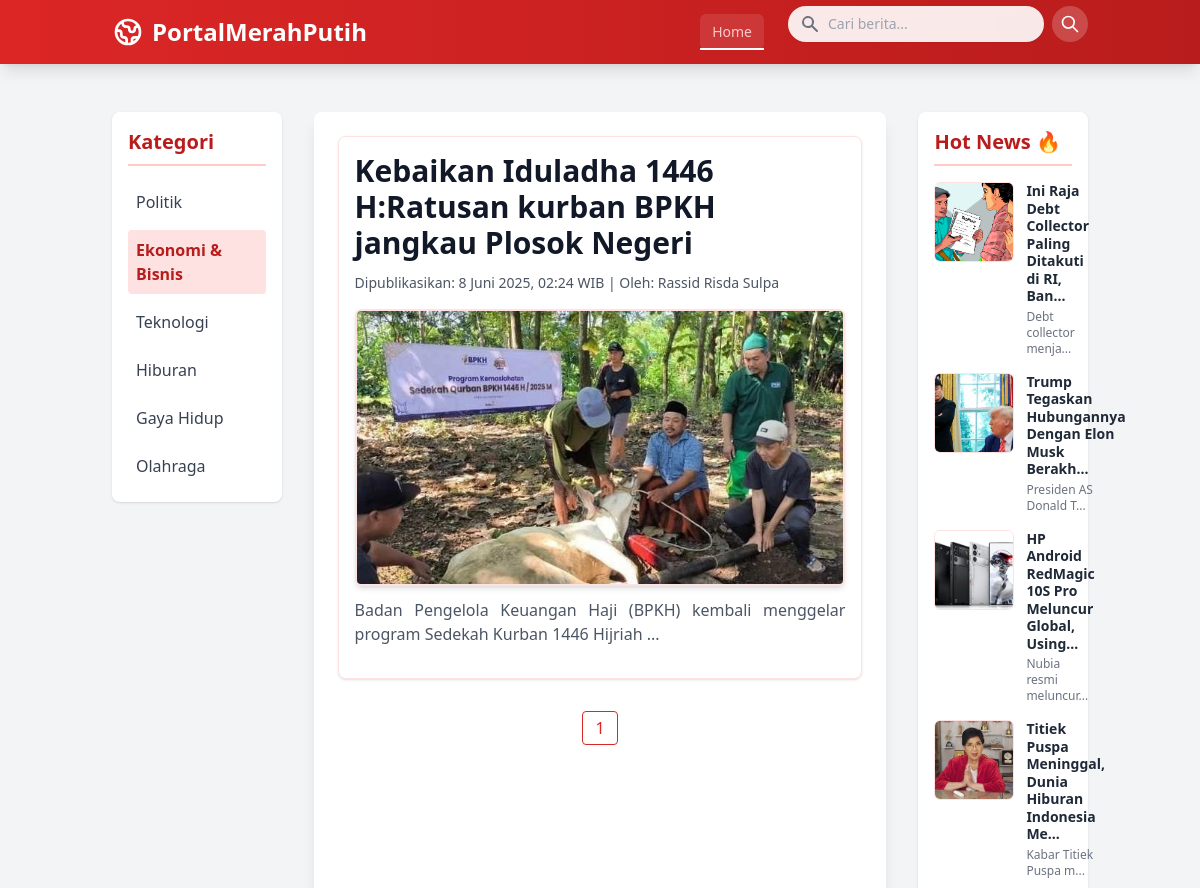
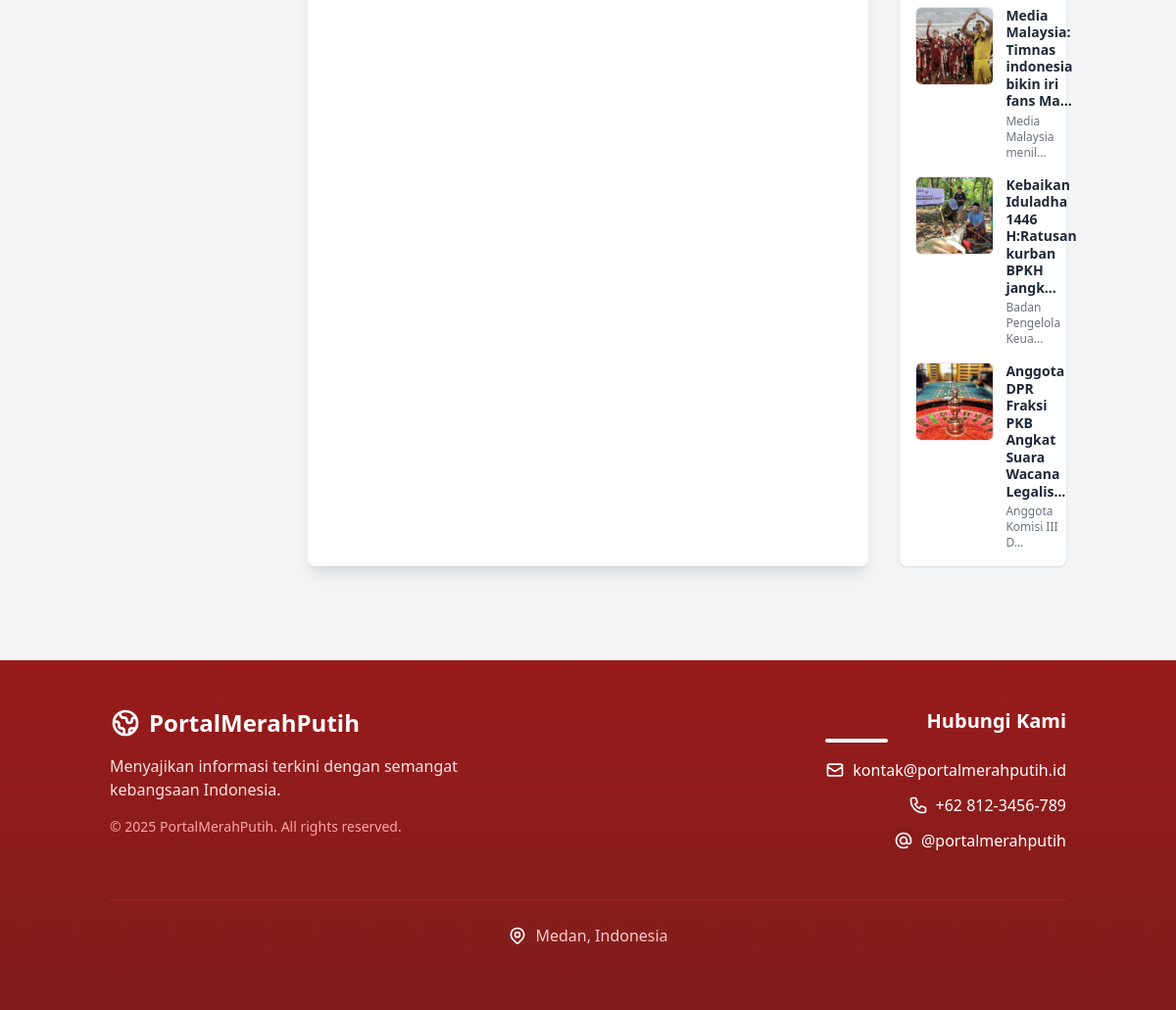
Screenshot of /?page=home&kategori=ekonomi with the database file from the repository (2 pictures, top to bottom).
### tables this page shows
CREATE TABLE `berita` (
  `id` int NOT NULL,
  `judul` varchar(100) NOT NULL,
  `description` text NOT NULL,
  `kategori` varchar(100) NOT NULL,
  `image` varchar(200) NOT NULL,
  `slug` text,
  `author` varchar(250) DEFAULT NULL,
  `created_at` datetime NOT NULL DEFAULT CURRENT_TIMESTAMP,
  `updated_at` datetime DEFAULT NULL
);

### controllers/BeritaControllers.php (called while the page is built, shortened)
<?php
if (!class_exists('BeritaControllers')) {
    class BeritaControllers {
        private $connect;
        public function __construct($dbConnection) {
            $this->connect = $dbConnection;
        }
        public function getBerita() {
            $stmt = $this->connect->prepare("SELECT id, judul, description, slug, author, image, kategori, created_at FROM berita ORDER BY created_at DESC");
            $stmt->execute();
            $result = $stmt->get_result();
            $berita = [];
            while ($row = $result->fetch_assoc()) {
                $berita[] = $row;
            }
            return $berita;
        }
        public function getBeritaOld($limit, $offset) {
            $stmt = $this->connect->prepare("SELECT id, judul, description, slug, author, image, kategori, created_at FROM berita ORDER BY created_at ASC LIMIT ? OFFSET ?");
            $stmt->bind_param("ii", $limit, $offset);
            $stmt->execute();
            $result = $stmt->get_result();
            $berita = [];
            while ($row = $result->fetch_assoc()) {
                $berita[] = $row;
            }
            return $berita;
        }
        public function getBeritaByKategori($kategori, $limit, $offset) {
            $stmt = $this->connect->prepare("SELECT id, judul, description, slug, author, image, kategori, created_at
                                            FROM berita WHERE kategori = ? ORDER BY created_at DESC LIMIT ? OFFSET ?");
            $stmt->bind_param("sii", $kategori, $limit, $offset);
            $stmt->execute();
            $result = $stmt->get_result();
            $berita = [];
            while ($row = $result->fetch_assoc()) {
                $berita[] = $row;
            }
            return $berita;
        }
        public function countBeritaByKategori($kategori) {
            $stmt = $this->connect->prepare("SELECT COUNT(*) as total FROM berita WHERE kategori = ?");
            $stmt->bind_param("s", $kategori);
            $stmt->execute();
            $result = $stmt->get_result();
            $row = $result->fetch_assoc();
            return (int)$row['total'];
        }
    }
}
?>

### bagian/template/hotnews.php (the view, shortened to what this page needs)
<?php
include_once './controllers/BeritaControllers.php';
$beritaController = new BeritaControllers($connect);
$perPage = 7;
$page = isset($_GET['page']) ? (int)$_GET['page'] : 1;
$page = max($page, 1);
$hotNews = $beritaController->getBerita();
$offset = ($page - 1) * $perPage;
$hotNews = array_slice($hotNews, $offset, $perPage);
function truncateText($text, $maxLength) {
    return substr($text, 0, $maxLength) . '...';
}
?>
<aside class="lg:col-span-1 animate-fadeIn" style="animation-delay: 0.4s;">
    <div class="bg-white p-4 rounded-lg shadow">
        <h2 class="text-xl font-semibold text-red-700 mb-4 border-b-2 border-red-200 pb-2">Hot News 🔥</h2>
        <div id="hot-news-list" class="space-y-4">
            <?php foreach ($hotNews as $item): ?>
                <div class="hot-news-item flex items-start space-x-3 group">
                    <img src="./upload/<?= htmlspecialchars($item['image']) ?>" alt="Thumbnail" class="w-20 h-20 object-cover rounded-md border border-red-100 group-hover:opacity-80">
                    <div>
                        <a href="slug=<?= urlencode($item['slug']) ?>" class="hot-news-title text-sm font-semibold text-gray-800 hover:text-red-600 leading-tight block">
                            <?= htmlspecialchars(truncateText($item['judul'], 50)) ?>
                        </a>
                        <p class="text-xs text-gray-500 mt-1">
                            <?= htmlspecialchars(truncateText($item['description'], 20)) ?>
                        </p>
                    </div>
                </div>
            <?php endforeach; ?>
        </div>
    </div>
</aside>

### pilihan/home.php (shortened to what this page needs)
<?php
include_once './controllers/BeritaControllers.php';
$beritaController = new BeritaControllers($connect);
$totalHotNews = $beritaController->countBerita();
$totalPages = ceil($totalHotNews / 4);
$halaman = isset($_GET['halaman']) && is_numeric($_GET['halaman']) ? (int)$_GET['halaman'] : 1;
$halaman = max($halaman, 1);
$offset = ($halaman - 1) * 4;
$beritaaaa = $beritaController->getBeritaOld(4, $offset);
function formatTimeTag($datetime) {
            $bulanIndo = [
                1 => 'Januari', 'Februari', 'Maret', 'April', 'Mei', 'Juni',
                'Juli', 'Agustus', 'September', 'Oktober', 'November', 'Desember'
            ];
            $timestamp = strtotime($datetime);
            $hari = date('j', $timestamp);
            $bulan = $bulanIndo[(int)date('n', $timestamp)];
            $tahun = date('Y', $timestamp);
            $jamMenit = date('H:i', $timestamp);
            $isoDatetime = date('Y-m-d\TH:i:s', $timestamp);
            $displayText = "{$hari} {$bulan} {$tahun}, {$jamMenit} WIB";
            return "<span>Dipublikasikan: <time datetime=\"{$isoDatetime}\">{$displayText}</time></span>";
        }
if (isset($_GET['query']) && !empty($_GET['query'])) {
    $query = $_GET['query'];
    $beritaaaa = $beritaController->searchBeritaBySlug($query, 4, $offset);
    $totalHotNews = $beritaController->countBeritaBySlug($query);
    $totalPages = ceil($totalHotNews / 4);
} else {
    $beritaaaa = $beritaController->getBeritaOld(4, $offset);
}
if (isset($_GET['kategori']) && !empty($_GET['kategori'])) {
    $kategori = $_GET['kategori'];
    $beritaaaa = $beritaController->getBeritaByKategori($kategori, 4, $offset);
    $totalHotNews = $beritaController->countBeritaByKategori($kategori);
    $totalPages = ceil($totalHotNews / 4);
} elseif (isset($_GET['query']) && !empty($_GET['query'])) {
    $query = $_GET['query'];
    $beritaaaa = $beritaController->searchBeritaBySlug($query, 4, $offset);
    $totalHotNews = $beritaController->countBeritaBySlug($query);
    $totalPages = ceil($totalHotNews / 4);
} else {
    $beritaaaa = $beritaController->getBeritaOld(4, $offset);
    $totalHotNews = $beritaController->countBerita();
    $totalPages = ceil($totalHotNews / 4);
}
?>
<!DOCTYPE html>
<html lang="id">
<head>
    <script src="https://cdn.tailwindcss.com"></script>
</head>
<body class="bg-gray-100 font-sans">
    <div class="container mx-auto px-4 sm:px-6 py-8">
        <div class="grid grid-cols-1 lg:grid-cols-5 gap-8">
            <?php include 'bagian/template/kategori.php';?>
            <main class="lg:col-span-3 bg-white p-6 rounded-lg shadow-lg animate-fadeIn space-y-8">
                <?php foreach ($beritaaaa as $item): ?>
                    <article id="main-article-container" class="border border-red-100 rounded-lg p-4 shadow hover:shadow-lg transition duration-300">
                        <h1 id="main-article-title" class="text-2xl md:text-3xl font-bold text-gray-900 mb-3">
                            <?= htmlspecialchars($item['judul']) ?>
                        </h1>
                        <div id="main-article-meta" class="text-sm text-gray-600 mb-4">
                            <?= formatTimeTag($item['created_at']) ?> |
                            <span>Oleh: <?= htmlspecialchars($item['author']) ?></span>
                        </div>
                        <figure id="main-article-figure" class="mb-4">
                            <img src="./upload/<?= htmlspecialchars($item['image']) ?>" alt="Detail" class="w-full h-auto rounded-md shadow-md border-2 border-red-100 mb-3">
                            <?php
                            $deskripsiFull = strip_tags($item['description']);
                            $deskripsiPreview = $deskripsiFull;
                            ?>
                            <figcaption class="text-justify text-sm md:text-base text-gray-600 leading-relaxed mb-2">
                                <span class="deskripsi-preview">
                                    <?= nl2br(htmlspecialchars($deskripsiPreview)) ?>
                                </span>
                            </figcaption>
                        </figure>
                    </article>
                <?php endforeach; ?>
                <div class="flex justify-center mt-8 space-x-2">
                    <?php for ($i = 1; $i <= $totalPages; $i++): ?>
                        <a href="?page=home&halaman=<?= $i ?>"
                        class="px-3 py-1 border <?= $i == $page ? 'bg-red-600 text-white' : 'bg-white text-red-600 border-red-600' ?> rounded hover:bg-red-700 hover:text-white transition">
                            <?= $i ?>
                        </a>
                    <?php endfor; ?>
                </div>
            </main>
                <?php include 'bagian/template/hotnews.php';?>
        </div>
    </div>
  <?php include 'bagian/template/footer.php';?>
</body>
</html>

### pilihan/home.php (style rules this page uses)
.animate-fadeIn { animation: fadeIn 0.5s ease-out forwards; }

### rows the page displays
berita: judul "Kebaikan Iduladha 1446 H:Ratusan kurban BPKH jangkau Plosok Negeri", created_at "8 Juni 2025, 02:24 WIB", author "Rassid Risda Sulpa", image (picture), description "Badan Pengelola Keuangan Haji (BPKH) kembali menggelar program Sedekah Kurban 1446 Hijriah ...", judul "Kebaikan Iduladha 1446 H:Ratusan kurban BPKH jangk...", description "Badan Pengelola Keua..."
berita: image (picture), judul "Ini Raja Debt Collector Paling Ditakuti di RI, Ban...", description "Debt collector menja..."
berita: image (picture), judul "Trump Tegaskan Hubungannya Dengan Elon Musk Berakh...", description "Presiden AS Donald T..."
berita: image (picture), judul "HP Android RedMagic 10S Pro Meluncur Global, Using...", description "Nubia resmi meluncur..."
berita: image (picture), judul "Titiek Puspa Meninggal, Dunia Hiburan Indonesia Me...", description "Kabar Titiek Puspa m..."
berita: image (picture), judul "Media Malaysia: Timnas indonesia bikin iri fans Ma...", description "Media Malaysia menil..."
berita: image (picture), judul "Anggota DPR Fraksi PKB Angkat Suara Wacana Legalis...", description "Anggota Komisi III D..."
